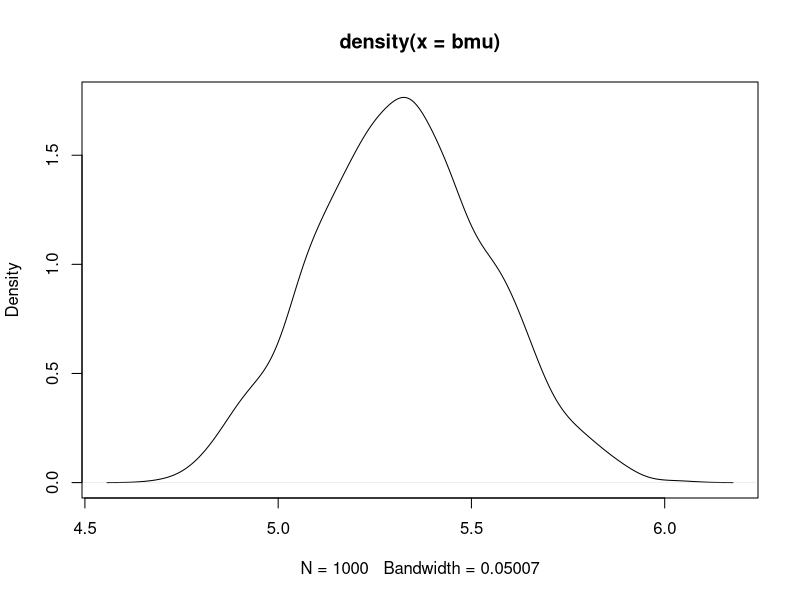

Write R code to recreate this figure.
## ---- chunk 1
knitr::opts_chunk$set(echo = TRUE)
## ---- chunk 2
N<-100
S<-rnorm(N,5,2)
bmu<-numeric(1000)
for(i in 1:1000){
  rndno<-as.integer(runif(N)*N)+1
  smp<-S[rndno]
  bmu[i]<-mean(smp)
}

p<-density(bmu)
plot(p)


